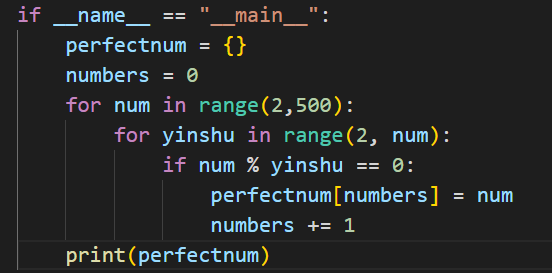
#> input picture learn_demo/image/1.jpg, 552 x 273 px
$ python '获取并修改图像的像素点.py'
#> lines starting #> are read from the running program, lines starting #| are printed output that depends on the picture
import numpy as np
import cv2 as cv
import matplotlib.pyplot as plt
"""
img = np.zeros((256,256,3), np.uint8)
plt.imshow(img[:,:,::-1])
plt.show()

print(img[100,100])#获取（100，100）处像素点的值
print(img[100,100,0])#获取（100，100）0的像素值（BGR中的G值）

img[100,100] = (0,0,255)#修改（100，100）处的像素值为（0，0，255）
plt.imshow(img[:,:,::-1])#-1表示通道值翻转，cv中为BGR，plt中为RGB
print(img[100,100])
"""
"""
#图片获取和输出
img = cv.imread("./image/1.jpg")
plt.imshow(img[:,:,::-1])
plt.show()
"""
img = cv.imread("./image/1.jpg")
#> img is the input picture: shape (273, 552, 3); mean B, G, R 40.9, 40.3, 38
b,g,r = cv.split(img)#拆分bgr
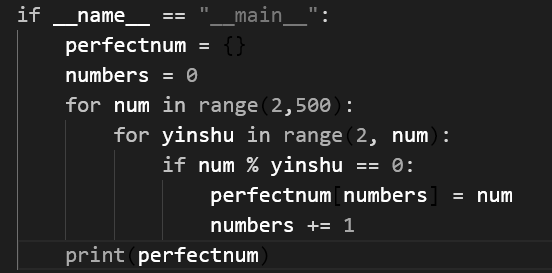
#> b: shape (273, 552); min 0, max 254, mean 40.9
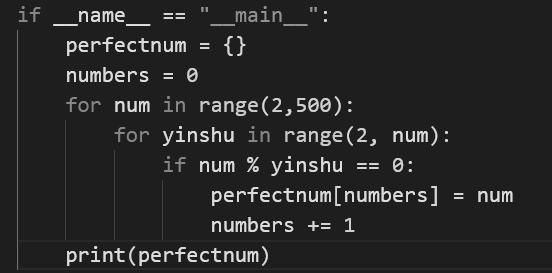
#> g: shape (273, 552); min 30, max 220, mean 40.3
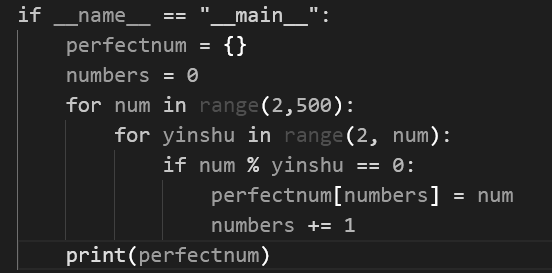
#> r: shape (273, 552); min 30, max 255, mean 38
plt.imshow(b,cmap=plt.cm.gray)#对b通道输出灰度图
#plt.show()

img2 = cv.merge((b,g,r))#合并bgr
plt.imshow(img2[:,:,::-1])#输出合并后的img2
plt.show()
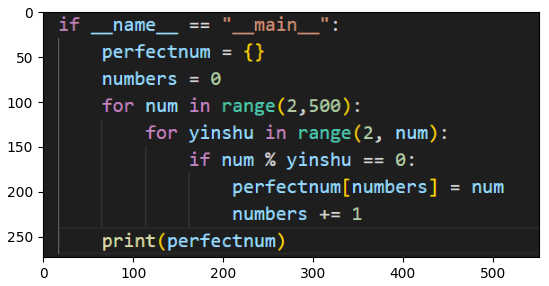
#> figure drawn by matplotlib, 1 panel

gray = cv.cvtColor(img,cv.COLOR_BGR2GRAY)
plt.imshow(gray,cmap = plt.cm.gray)#设置cmap结果为输出灰度图
plt.show()

hsv = cv.cvtColor(img,cv.COLOR_BGR2HSV)#hsv结果
#> hsv: shape (273, 552, 3); mean H, S, V 6.2, 10.4, 43.3
plt.imshow(hsv)
plt.show()
